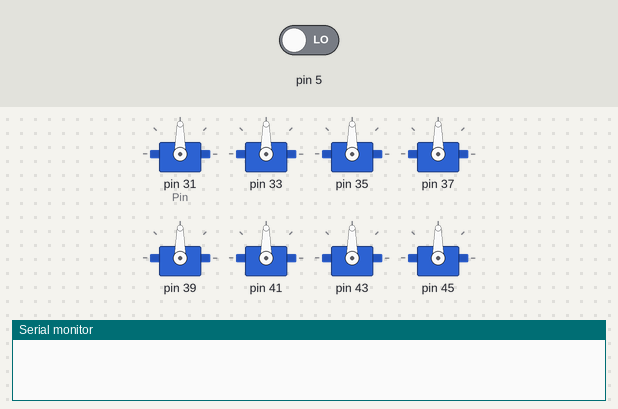
Bench run of a sketch on a simulated Arduino Mega 2560, built with avr-gcc and run on an emulated ATmega2560. Shown: 8 × servo, the last lines printed to the serial monitor. The test bench sets the inputs (shaded band); at power-on: pin 5 LOW.

Above: at 0.1 s.
At 127.1 s:
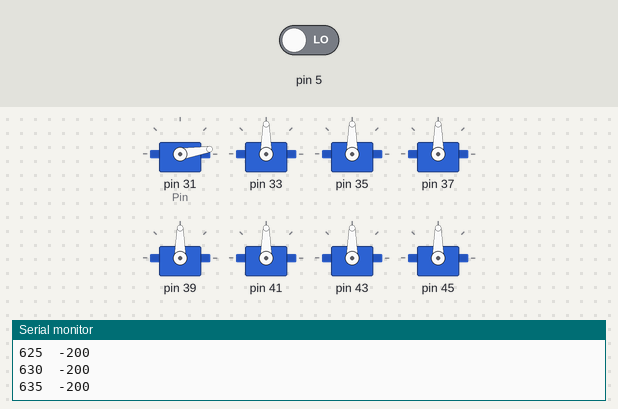
Timing chart, 0 to 130.0 s (numbered marks = the images above):
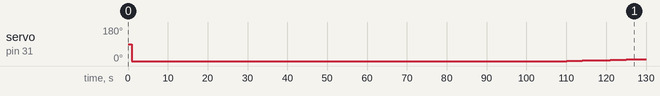

The sketch:

Multiplex.ino
```cpp
#include <Servo.h>
//#include <Scheduler.h>

Servo Stick[2];
Servo Switch[2];

int StickIn[2];
int SwitchIn[2];

Servo Out[4][2];

int pos = 0;

void setup()
{

  Serial.begin(115200);
  {/*Setup Inputs*/}
  {
    pinMode(4, INPUT);
    pinMode(5, INPUT);
    pinMode(6, INPUT);
    pinMode(7, INPUT);
  }

  {/*Setup Outputs*/}
  {
    int Pin = 31;
    for(int i = 0; i < 4; i++)
    {
      for(int q = 0; q < 2; q++)
      {
        Out[i][q].attach(Pin);
        Pin += 2;
      }
    }
  }//End Setup Inputs
}

void loop()
{
  //StickIn[0] = Stick[0].read();
  //StickIn[1] = Stick[1].read();
  StickIn[0]+=5;
  //StickIn[0] = pulseIn(4, HIGH) - 200;
  StickIn[1] = pulseIn(5, HIGH) - 200;

  //SwitchIn[0] = pulseIn(6, HIGH) - 200;
  //SwitchIn[1] = pulseIn(7, HIGH) - 200;
  Serial.print(StickIn[0]);
  Serial.print("  ");
  Serial.println(StickIn[1]);
  Serial.println();

  Out[0][0].writeMicroseconds(StickIn[0]);
  //SwitchIn[0] = Switch[0].read();
  //SwitchIn[1] = Switch[1].read();
  /*
  if (SwitchIn[0] < 90 && SwitchIn[1] < 90)
  {
    Out[0][0].writeMicroseconds(StickIn[0]);
    Out[0][1].writeMicroseconds(StickIn[1]);
  }
  else if (SwitchIn[0] > 90 && SwitchIn[1] < 90)
  {
    Out[1][0].write(StickIn[0]);
    Out[1][1].write(StickIn[1]);
  }
  else if (SwitchIn[0] < 90 && SwitchIn[1] > 90)
  {
    Out[2][0].write(StickIn[0]);
    Out[2][1].write(StickIn[1]);
  }
  else if (SwitchIn[0] > 90 && SwitchIn[1] > 90)
  {
    Out[3][0].write(StickIn[0]);
    Out[3][1].write(StickIn[1]);
  }*/
}
```

Measured:
- by itself, servo on pin 31 (Pin): 90° → 0° at 1.0 s, → 1° 109 s later, → 2° 2.0 s later, → 3° 2.0 s later, … (11 changes in this stretch)
